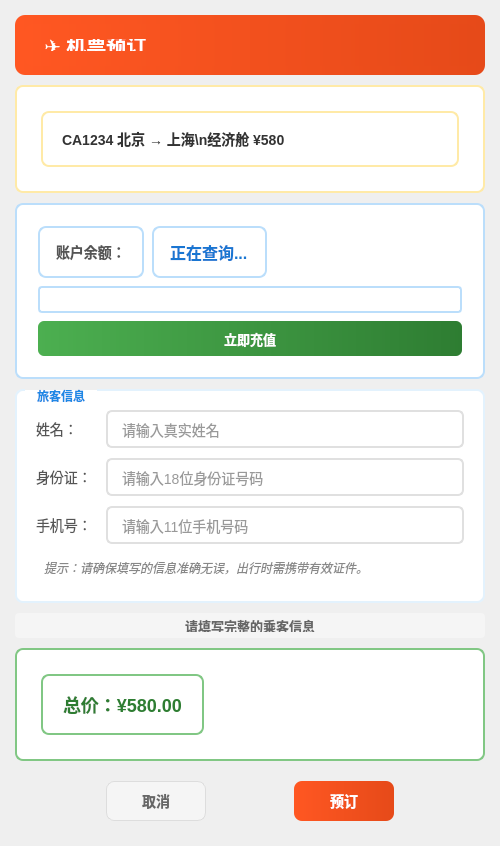
<?xml version="1.0" encoding="UTF-8"?>
<ui version="4.0">
 <class>BookingDialog</class>
 <widget class="QDialog" name="BookingDialog">
  <property name="geometry">
   <rect>
    <x>0</x>
    <y>0</y>
    <width>500</width>
    <height>700</height>  <!-- 增加高度 -->
   </rect>
  </property>
  <property name="windowTitle">
   <string>机票预订</string>
  </property>
  <layout class="QVBoxLayout" name="verticalLayout">
   <property name="spacing">
    <number>10</number>
   </property>
   <property name="leftMargin">
    <number>15</number>
   </property>
   <property name="topMargin">
    <number>15</number>
   </property>
   <property name="rightMargin">
    <number>15</number>
   </property>
   <property name="bottomMargin">
    <number>15</number>
   </property>
   <item>
    <widget class="QFrame" name="headerFrame">
     <property name="minimumSize">
      <size>
       <width>0</width>
       <height>60</height>
      </size>
     </property>
     <property name="styleSheet">
      <string notr="true">QFrame {
    background: qlineargradient(x1:0, y1:0, x2:1, y2:0, stop:0 #ff5722, stop:1 #e64a19);
    border-radius: 10px;
}</string>
     </property>
     <property name="frameShape">
      <enum>QFrame::Shape::StyledPanel</enum>
     </property>
     <property name="frameShadow">
      <enum>QFrame::Shadow::Raised</enum>
     </property>
     <layout class="QHBoxLayout" name="horizontalLayout">
      <item>
       <widget class="QLabel" name="titleLabel">
        <property name="styleSheet">
         <string notr="true">QLabel {
    color: white;
    font-size: 20px;
    font-weight: bold;
    padding: 15px;
}</string>
        </property>
        <property name="text">
         <string>✈️ 机票预订</string>
        </property>
       </widget>
      </item>
     </layout>
    </widget>
   </item>
   <item>
    <widget class="QFrame" name="flightInfoFrame">
     <property name="styleSheet">
      <string notr="true">QFrame {
    background: white;
    border: 2px solid #ffeaa7;
    border-radius: 8px;
    padding: 15px;
}</string>
     </property>
     <property name="frameShape">
      <enum>QFrame::Shape::StyledPanel</enum>
     </property>
     <property name="frameShadow">
      <enum>QFrame::Shadow::Raised</enum>
     </property>
     <layout class="QHBoxLayout" name="horizontalLayout_2">
      <item>
       <widget class="QLabel" name="flightInfoLabel">
        <property name="styleSheet">
         <string notr="true">QLabel {
    color: #333;
    font-size: 14px;
    font-weight: bold;
}</string>
        </property>
        <property name="text">
         <string>CA1234 北京 → 上海\n经济舱 ¥580</string>
        </property>
       </widget>
      </item>
     </layout>
    </widget>
   </item>

   <!-- 新增：余额信息框架 -->
   <item>
    <widget class="QFrame" name="balanceFrame">
     <property name="styleSheet">
      <string notr="true">QFrame {
    background: white;
    border: 2px solid #bbdefb;
    border-radius: 8px;
    padding: 12px;
}</string>
     </property>
     <property name="frameShape">
      <enum>QFrame::Shape::StyledPanel</enum>
     </property>
     <property name="frameShadow">
      <enum>QFrame::Shadow::Raised</enum>
     </property>
     <layout class="QVBoxLayout" name="verticalLayout_3">
      <property name="spacing">
       <number>8</number>
      </property>
      <item>
       <layout class="QHBoxLayout" name="balanceInfoLayout">
        <item>
         <widget class="QLabel" name="balanceTitleLabel">
          <property name="styleSheet">
           <string notr="true">QLabel {
    color: #555;
    font-size: 14px;
    font-weight: bold;
}</string>
          </property>
          <property name="text">
           <string>账户余额：</string>
          </property>
         </widget>
        </item>
        <item>
         <widget class="QLabel" name="balanceLabel">
          <property name="styleSheet">
           <string notr="true">QLabel {
    color: #1976d2;
    font-size: 16px;
    font-weight: bold;
}</string>
          </property>
          <property name="text">
           <string>正在查询...</string>
          </property>
         </widget>
        </item>
        <item>
         <spacer name="horizontalSpacer_5">
          <property name="orientation">
           <enum>Qt::Orientation::Horizontal</enum>
          </property>
          <property name="sizeHint" stdset="0">
           <size>
            <width>40</width>
            <height>20</height>
           </size>
          </property>
         </spacer>
        </item>
       </layout>
      </item>
      <item>
       <widget class="QLabel" name="balanceStatusLabel">
        <property name="styleSheet">
         <string notr="true">QLabel {
    font-size: 13px;
    font-weight: bold;
    padding: 4px 8px;
    border-radius: 4px;
}</string>
        </property>
        <property name="text">
         <string/>
        </property>
       </widget>
      </item>
      <item>
       <widget class="QPushButton" name="rechargeButton">
        <property name="minimumSize">
         <size>
          <width>0</width>
          <height>35</height>
         </size>
        </property>
        <property name="styleSheet">
         <string notr="true">QPushButton {
    background: qlineargradient(x1:0, y1:0, x2:1, y2:0, stop:0 #4CAF50, stop:1 #2E7D32);
    color: white;
    border: none;
    border-radius: 6px;
    padding: 8px 16px;
    font-size: 13px;
    font-weight: bold;
}

QPushButton:hover {
    background: qlineargradient(x1:0, y1:0, x2:1, y2:0, stop:0 #43A047, stop:1 #1B5E20);
}

QPushButton:pressed {
    background: qlineargradient(x1:0, y1:0, x2:1, y2:0, stop:0 #388E3C, stop:1 #0D47A1);
}</string>
        </property>
        <property name="text">
         <string>立即充值</string>
        </property>
       </widget>
      </item>
     </layout>
    </widget>
   </item>

   <item>
    <widget class="QGroupBox" name="passengerGroupBox">
     <property name="styleSheet">
      <string notr="true">QGroupBox {
    background: white;
    border: 2px solid #e3f2fd;
    border-radius: 8px;
    padding: 10px;
    font-weight: bold;
    color: #1e88e5;
}

QGroupBox::title {
    subcontrol-origin: margin;
    subcontrol-position: top left;
    left: 10px;
    padding: 0 10px;
    color: #1e88e5;
}</string>
     </property>
     <property name="title">
      <string>旅客信息</string>
     </property>
     <layout class="QVBoxLayout" name="verticalLayout_2">
      <property name="spacing">
       <number>10</number>
      </property>
      <item>
       <layout class="QHBoxLayout" name="nameLayout">
        <property name="spacing">
         <number>10</number>
        </property>
        <item>
         <widget class="QLabel" name="nameLabel">
          <property name="minimumSize">
           <size>
            <width>60</width>
            <height>0</height>
           </size>
          </property>
          <property name="styleSheet">
           <string notr="true">QLabel {
    color: #555;
    font-size: 14px;
}</string>
          </property>
          <property name="text">
           <string>姓名：</string>
          </property>
         </widget>
        </item>
        <item>
         <widget class="QLineEdit" name="nameEdit">
          <property name="styleSheet">
           <string notr="true">QLineEdit {
    background: white;
    border: 2px solid #e0e0e0;
    border-radius: 6px;
    padding: 8px 12px;
    font-size: 14px;
    color: #333;
}

QLineEdit:focus {
    border-color: #1e88e5;
    background-color: #f8fdff;
}</string>
          </property>
          <property name="placeholderText">
           <string>请输入真实姓名</string>
          </property>
         </widget>
        </item>
       </layout>
      </item>
      <item>
       <layout class="QHBoxLayout" name="idLayout">
        <property name="spacing">
         <number>10</number>
        </property>
        <item>
         <widget class="QLabel" name="idLabel">
          <property name="minimumSize">
           <size>
            <width>60</width>
            <height>0</height>
           </size>
          </property>
          <property name="styleSheet">
           <string notr="true">QLabel {
    color: #555;
    font-size: 14px;
}</string>
          </property>
          <property name="text">
           <string>身份证：</string>
          </property>
         </widget>
        </item>
        <item>
         <widget class="QLineEdit" name="idEdit">
          <property name="styleSheet">
           <string notr="true">QLineEdit {
    background: white;
    border: 2px solid #e0e0e0;
    border-radius: 6px;
    padding: 8px 12px;
    font-size: 14px;
    color: #333;
}

QLineEdit:focus {
    border-color: #1e88e5;
    background-color: #f8fdff;
}</string>
          </property>
          <property name="placeholderText">
           <string>请输入18位身份证号码</string>
          </property>
         </widget>
        </item>
       </layout>
      </item>
      <item>
       <layout class="QHBoxLayout" name="phoneLayout">
        <property name="spacing">
         <number>10</number>
        </property>
        <item>
         <widget class="QLabel" name="phoneLabel">
          <property name="minimumSize">
           <size>
            <width>60</width>
            <height>0</height>
           </size>
          </property>
          <property name="styleSheet">
           <string notr="true">QLabel {
    color: #555;
    font-size: 14px;
}</string>
          </property>
          <property name="text">
           <string>手机号：</string>
          </property>
         </widget>
        </item>
        <item>
         <widget class="QLineEdit" name="phoneEdit">
          <property name="styleSheet">
           <string notr="true">QLineEdit {
    background: white;
    border: 2px solid #e0e0e0;
    border-radius: 6px;
    padding: 8px 12px;
    font-size: 14px;
    color: #333;
}

QLineEdit:focus {
    border-color: #1e88e5;
    background-color: #f8fdff;
}</string>
          </property>
          <property name="placeholderText">
           <string>请输入11位手机号码</string>
          </property>
         </widget>
        </item>
       </layout>
      </item>
      <item>
       <widget class="QLabel" name="infoLabel">
        <property name="styleSheet">
         <string notr="true">QLabel {
    color: #888;
    font-size: 12px;
    font-style: italic;
    padding: 5px;
}</string>
        </property>
        <property name="text">
         <string>提示：请确保填写的信息准确无误，出行时需携带有效证件。</string>
        </property>
       </widget>
      </item>
     </layout>
    </widget>
   </item>

   <!-- 新增：状态提示标签 -->
   <item>
    <widget class="QLabel" name="statusLabel">
     <property name="minimumSize">
      <size>
       <width>0</width>
       <height>25</height>
      </size>
     </property>
     <property name="styleSheet">
      <string notr="true">QLabel {
    color: #666;
    font-size: 13px;
    font-weight: bold;
    padding: 6px;
    border-radius: 4px;
    background-color: #f5f5f5;
}</string>
     </property>
     <property name="text">
      <string>请填写完整的乘客信息</string>
     </property>
     <property name="alignment">
      <set>Qt::AlignmentFlag::AlignCenter</set>
     </property>
    </widget>
   </item>

   <item>
    <widget class="QFrame" name="priceFrame">
     <property name="styleSheet">
      <string notr="true">QFrame {
    background: white;
    border: 2px solid #81c784;
    border-radius: 8px;
    padding: 15px;
}</string>
     </property>
     <property name="frameShape">
      <enum>QFrame::Shape::StyledPanel</enum>
     </property>
     <property name="frameShadow">
      <enum>QFrame::Shadow::Raised</enum>
     </property>
     <layout class="QHBoxLayout" name="horizontalLayout_3">
      <item>
       <widget class="QLabel" name="totalPriceLabel">
        <property name="styleSheet">
         <string notr="true">QLabel {
    color: #2e7d32;
    font-size: 18px;
    font-weight: bold;
}</string>
        </property>
        <property name="text">
         <string>总价：¥580.00</string>
        </property>
       </widget>
      </item>
      <item>
       <spacer name="horizontalSpacer">
        <property name="orientation">
         <enum>Qt::Orientation::Horizontal</enum>
        </property>
        <property name="sizeHint" stdset="0">
         <size>
          <width>40</width>
          <height>20</height>
         </size>
        </property>
       </spacer>
      </item>
     </layout>
    </widget>
   </item>

   <item>
    <widget class="QFrame" name="buttonFrame">
     <property name="styleSheet">
      <string notr="true">QFrame {
    background: transparent;
}</string>
     </property>
     <property name="frameShape">
      <enum>QFrame::Shape::StyledPanel</enum>
     </property>
     <property name="frameShadow">
      <enum>QFrame::Shadow::Raised</enum>
     </property>
     <layout class="QHBoxLayout" name="horizontalLayout_4">
      <item>
       <spacer name="horizontalSpacer_2">
        <property name="orientation">
         <enum>Qt::Orientation::Horizontal</enum>
        </property>
        <property name="sizeHint" stdset="0">
         <size>
          <width>40</width>
          <height>20</height>
         </size>
        </property>
       </spacer>
      </item>
      <item>
       <widget class="QPushButton" name="cancelButton">
        <property name="minimumSize">
         <size>
          <width>100</width>
          <height>40</height>
         </size>
        </property>
        <property name="styleSheet">
         <string notr="true">QPushButton {
    background: #f5f5f5;
    color: #666;
    border: 1px solid #ddd;
    border-radius: 8px;
    padding: 10px;
    font-size: 14px;
    font-weight: bold;
}

QPushButton:hover {
    background: #e0e0e0;
}

QPushButton:pressed {
    background: #d0d0d0;
}</string>
        </property>
        <property name="text">
         <string>取消</string>
        </property>
       </widget>
      </item>
      <item>
       <spacer name="horizontalSpacer_3">
        <property name="orientation">
         <enum>Qt::Orientation::Horizontal</enum>
        </property>
        <property name="sizeHint" stdset="0">
         <size>
          <width>20</width>
          <height>20</height>
         </size>
        </property>
       </spacer>
      </item>
      <item>
       <widget class="QPushButton" name="bookButton">
        <property name="minimumSize">
         <size>
          <width>100</width>
          <height>40</height>
         </size>
        </property>
        <property name="styleSheet">
         <string notr="true">QPushButton {
    background: qlineargradient(x1:0, y1:0, x2:1, y2:0, stop:0 #ff5722, stop:1 #e64a19);
    color: white;
    border: none;
    border-radius: 8px;
    padding: 10px;
    font-size: 14px;
    font-weight: bold;
}

QPushButton:hover {
    background: qlineargradient(x1:0, y1:0, x2:1, y2:0, stop:0 #e64a19, stop:1 #d84315);
}

QPushButton:pressed {
    background: qlineargradient(x1:0, y1:0, x2:1, y2:0, stop:0 #d84315, stop:1 #c62828);
}

QPushButton:disabled {
    background: #cccccc;
    color: #888888;
}</string>
        </property>
        <property name="text">
         <string>预订</string>
        </property>
       </widget>
      </item>
      <item>
       <spacer name="horizontalSpacer_4">
        <property name="orientation">
         <enum>Qt::Orientation::Horizontal</enum>
        </property>
        <property name="sizeHint" stdset="0">
         <size>
          <width>40</width>
          <height>20</height>
         </size>
        </property>
       </spacer>
      </item>
     </layout>
    </widget>
   </item>
  </layout>
 </widget>
 <resources/>
 <connections/>
</ui>
